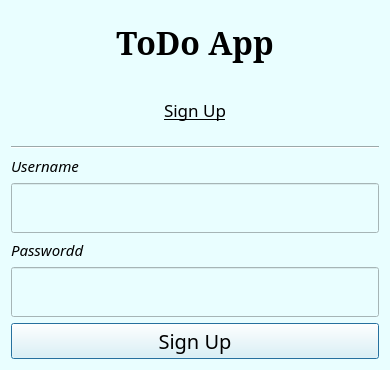
<?xml version="1.0" encoding="UTF-8"?>
<ui version="4.0">
 <class>Dialog</class>
 <widget class="QDialog" name="Dialog">
  <property name="geometry">
   <rect>
    <x>0</x>
    <y>0</y>
    <width>390</width>
    <height>370</height>
   </rect>
  </property>
  <property name="minimumSize">
   <size>
    <width>390</width>
    <height>370</height>
   </size>
  </property>
  <property name="maximumSize">
   <size>
    <width>390</width>
    <height>370</height>
   </size>
  </property>
  <property name="windowTitle">
   <string>Kayıt Ol</string>
  </property>
  <property name="styleSheet">
   <string notr="true">background-color: rgb(233, 254, 255);</string>
  </property>
  <layout class="QVBoxLayout" name="verticalLayout_6">
   <item>
    <layout class="QVBoxLayout" name="verticalLayout_5">
     <item>
      <layout class="QVBoxLayout" name="verticalLayout_4">
       <item>
        <widget class="QLabel" name="label">
         <property name="font">
          <font>
           <family>MS Serif</family>
           <pointsize>24</pointsize>
           <weight>75</weight>
           <bold>true</bold>
          </font>
         </property>
         <property name="text">
          <string>ToDo App</string>
         </property>
         <property name="alignment">
          <set>Qt::AlignCenter</set>
         </property>
        </widget>
       </item>
       <item>
        <widget class="QLabel" name="label_2">
         <property name="font">
          <font>
           <family>Microsoft JhengHei Light</family>
           <pointsize>13</pointsize>
           <weight>50</weight>
           <bold>false</bold>
           <underline>true</underline>
          </font>
         </property>
         <property name="text">
          <string>Sign Up</string>
         </property>
         <property name="alignment">
          <set>Qt::AlignCenter</set>
         </property>
        </widget>
       </item>
       <item>
        <widget class="Line" name="line">
         <property name="orientation">
          <enum>Qt::Horizontal</enum>
         </property>
        </widget>
       </item>
       <item>
        <layout class="QVBoxLayout" name="verticalLayout_3">
         <item>
          <layout class="QVBoxLayout" name="verticalLayout">
           <item>
            <widget class="QLabel" name="label_3">
             <property name="font">
              <font>
               <family>PMingLiU-ExtB</family>
               <pointsize>11</pointsize>
               <weight>50</weight>
               <italic>true</italic>
               <bold>false</bold>
               <underline>false</underline>
              </font>
             </property>
             <property name="text">
              <string>Username</string>
             </property>
             <property name="alignment">
              <set>Qt::AlignLeading|Qt::AlignLeft|Qt::AlignVCenter</set>
             </property>
            </widget>
           </item>
           <item>
            <widget class="QLineEdit" name="txt_username">
             <property name="minimumSize">
              <size>
               <width>280</width>
               <height>50</height>
              </size>
             </property>
             <property name="maximumSize">
              <size>
               <width>385</width>
               <height>50</height>
              </size>
             </property>
             <property name="font">
              <font>
               <family>Microsoft YaHei Light</family>
               <pointsize>18</pointsize>
              </font>
             </property>
             <property name="text">
              <string/>
             </property>
            </widget>
           </item>
          </layout>
         </item>
         <item>
          <layout class="QVBoxLayout" name="verticalLayout_2">
           <item>
            <widget class="QLabel" name="label_5">
             <property name="font">
              <font>
               <family>PMingLiU-ExtB</family>
               <pointsize>11</pointsize>
               <weight>50</weight>
               <italic>true</italic>
               <bold>false</bold>
               <underline>false</underline>
              </font>
             </property>
             <property name="text">
              <string>Passwordd</string>
             </property>
             <property name="alignment">
              <set>Qt::AlignLeading|Qt::AlignLeft|Qt::AlignVCenter</set>
             </property>
            </widget>
           </item>
           <item>
            <widget class="QLineEdit" name="txt_password">
             <property name="minimumSize">
              <size>
               <width>280</width>
               <height>50</height>
              </size>
             </property>
             <property name="maximumSize">
              <size>
               <width>385</width>
               <height>50</height>
              </size>
             </property>
             <property name="font">
              <font>
               <family>Microsoft YaHei UI Light</family>
               <pointsize>18</pointsize>
              </font>
             </property>
             <property name="text">
              <string/>
             </property>
             <property name="echoMode">
              <enum>QLineEdit::Password</enum>
             </property>
            </widget>
           </item>
          </layout>
         </item>
        </layout>
       </item>
       <item>
        <widget class="QPushButton" name="btn_signup">
         <property name="font">
          <font>
           <family>Microsoft JhengHei Light</family>
           <pointsize>15</pointsize>
          </font>
         </property>
         <property name="text">
          <string>Sign Up</string>
         </property>
        </widget>
       </item>
      </layout>
     </item>
    </layout>
   </item>
  </layout>
 </widget>
 <resources/>
 <connections/>
</ui>
